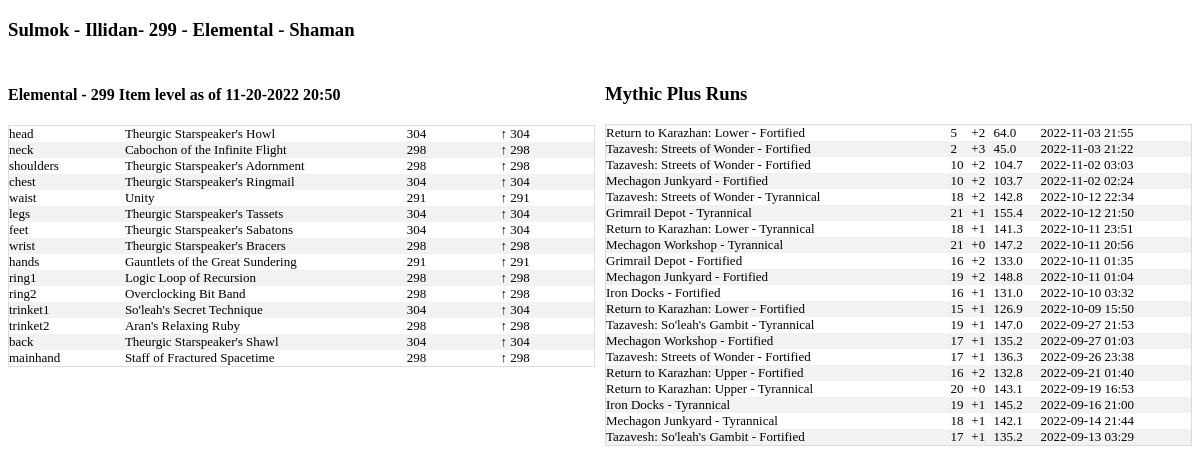
Screenshot of /us/Illidan/Sulmok with the database file from the repository.
### tables this page shows
CREATE TABLE character_gear_ext(
  name TEXT,
  realm TEXT,
  region TEXT,
  item_level TEXT,
  item_slot TEXT,
  item_name TEXT,
  derived_item_level REAL,
  last_crawled_at TEXT,
  equipped_item_level TEXT,
  class TEXT,
  unique_key,
  active_spec_name TEXT,
  active_spec_role TEXT,
  slot_item_level_change
);

CREATE TABLE all_mythic_plus_runs (
    name TEXT
    ,region TEXT
    ,realm TEXT
    ,dungeon TEXT
    ,short_name TEXT
    ,mythic_level int
    ,completed_at TEXT
    ,clear_time_ms INT
    ,num_keystone_upgrades INT
    ,map_challenge_mode_id INT
    ,zone_id INT
    ,score FLOAT
    ,affixes TEXT
    ,URL TEXT 
    ,unique_key TEXT UNIQUE
    ,tyr_or_fort TEXT
    , active_spec_name TEXT, active_spec_role TEXT, class TEXT);

### app.py (the view)
@app.route('/<region>/<realm>/<character_name>')
def character_name(region,realm,character_name):
    conn = create_connection()
    cursor = conn.cursor()
    distinct_crawl_dates = cursor.execute("""select distinct active_spec_role
                                        ,active_spec_name
                                        ,last_crawled_at as last_crawled_cleansed
                                        ,last_crawled_at
                                        ,equipped_item_level
                                        from character_gear_ext
                                        where name = '{}'
                                            and realm = '{}'
                                            and region = '{}'
                                        order by last_crawled_at desc
                                            """.format(character_name,realm,region)).fetchall()
    results = cursor.execute("""select *
                            from character_gear_ext
                            where name = '{}'
                                and realm = '{}'
                                and region = '{}'
                                """.format(character_name,realm,region))
    data = results.fetchall()
    all_mythic_plus_runs = cursor.execute("""select *
                                    ,strftime('%Y-%m-%d %H:%M',completed_at) as completed_at_cleansed
                                    from all_mythic_plus_runs
                                    where name = '{}'
                                        and realm = '{}'
                                        and region = '{}'
                                    order by completed_at desc
                                        """.format(character_name,realm,region)).fetchall()
    character = cursor.execute("""select *
                            ,last_crawled_at as last_crawled_cleansed
                            from character_gear_ext
                            where name = '{}'
                                and realm = '{}'
                                and region = '{}'
                            order by last_crawled_at desc
                                """.format(character_name,realm,region)).fetchone()
    return render_template('character.html',data=data,character=character,distinct_crawl_dates=distinct_crawl_dates,all_mythic_plus_runs=all_mythic_plus_runs)

### templates/character.html
<!doctype html>
<link rel="stylesheet" href="{{ url_for('static', filename='style.css') }}">
<html>
<h3>{{ character['name'] }} - {{ character['realm'] }}- {{ character['equipped_item_level'] }} - {{ character['active_spec_name'] }} - {{character['class']}}</h3>
<div class="row">
<div class ="column">
{% for date in distinct_crawl_dates %}
<h4>{{ date['active_spec_name'] }} - {{date['equipped_item_level']}} Item level as of {{date['last_crawled_cleansed'] }}</h4>
<table class="character">
{% for item in data %}
{% if item['last_crawled_at'] == date['last_crawled_at'] %}
<tr>
  <td width="5%">{{ item['item_slot'] }}</td>
  <td width="15%">{{ item['item_name'] }}</td>
  <td width="5%">{{ item['item_level'] }}</td>
{% if item['slot_item_level_change'] > 0 %}
  <td width="5%">&uarr; {{ item['slot_item_level_change']}}</td>
{% elif item['slot_item_level_change'] < 0 %}
  <td width="5%">&darr;{{ item['slot_item_level_change']}}</td>
{% else %}
  <td width="5%">&harr;</td>
{% endif %}
</tr>
{% endif %}
{% endfor %}
</table>
{% endfor %}
</div>
<div class="column">
<h3>Mythic Plus Runs</h3>
  <table class="character">
  {% for dungeon in all_mythic_plus_runs %}
  <tr>
    <td>{{ dungeon['dungeon'] }} - {{dungeon['tyr_or_fort']}}</td>
    <td>{{ dungeon['mythic_level'] }}</td>
    <td>+{{ dungeon['num_keystone_upgrades'] }}</td>
    <td>{{ dungeon['score'] }}</td>
    <td>{{ dungeon['completed_at_cleansed'] }}</td>
  </tr>
  {% endfor %}
</table>
</div>
</div>

### static/style.css (style rules this page uses)
table.character { border-collapse: collapse; border-spacing: 0; width: 100%; border: 1px solid #ddd; }
th, td { text-align: left; vertical-align:top; padding: 0px; font-size: 13px; }
tr:nth-child(even) { background-color: #f2f2f2; }
.row { display: flex; margin-left:-5px; margin-right:-5px; }
.column { flex: 50%; padding: 5px; }

### rows the page displays
character_gear_ext: name "Sulmok", realm "Illidan", equipped_item_level "299", active_spec_name "Elemental", class "Shaman", item_slot "head", item_name "Theurgic Starspeaker's Howl", item_level "304", slot_item_level_change "304"
character_gear_ext: item_slot "neck", item_name "Cabochon of the Infinite Flight", item_level "298", slot_item_level_change "298"
character_gear_ext: item_slot "shoulders", item_name "Theurgic Starspeaker's Adornment", item_level "298", slot_item_level_change "298"
character_gear_ext: item_slot "chest", item_name "Theurgic Starspeaker's Ringmail", item_level "304", slot_item_level_change "304"
character_gear_ext: item_slot "waist", item_name "Unity", item_level "291", slot_item_level_change "291"
character_gear_ext: item_slot "legs", item_name "Theurgic Starspeaker's Tassets", item_level "304", slot_item_level_change "304"
character_gear_ext: item_slot "feet", item_name "Theurgic Starspeaker's Sabatons", item_level "304", slot_item_level_change "304"
character_gear_ext: item_slot "wrist", item_name "Theurgic Starspeaker's Bracers", item_level "298", slot_item_level_change "298"
character_gear_ext: item_slot "hands", item_name "Gauntlets of the Great Sundering", item_level "291", slot_item_level_change "291"
character_gear_ext: item_slot "ring1", item_name "Logic Loop of Recursion", item_level "298", slot_item_level_change "298"
character_gear_ext: item_slot "ring2", item_name "Overclocking Bit Band", item_level "298", slot_item_level_change "298"
character_gear_ext: item_slot "trinket1", item_name "So'leah's Secret Technique", item_level "304", slot_item_level_change "304"
character_gear_ext: item_slot "trinket2", item_name "Aran's Relaxing Ruby", item_level "298", slot_item_level_change "298"
character_gear_ext: item_slot "back", item_name "Theurgic Starspeaker's Shawl", item_level "304", slot_item_level_change "304"
character_gear_ext: item_slot "mainhand", item_name "Staff of Fractured Spacetime", item_level "298", slot_item_level_change "298"
all_mythic_plus_runs: dungeon "Return to Karazhan: Lower", tyr_or_fort "Fortified", mythic_level "5", num_keystone_upgrades "2", score "64.0", completed_at_cleansed "2022-11-03 21:55"
all_mythic_plus_runs: dungeon "Tazavesh: Streets of Wonder", tyr_or_fort "Fortified", mythic_level "2", num_keystone_upgrades "3", score "45.0", completed_at_cleansed "2022-11-03 21:22"
all_mythic_plus_runs: dungeon "Tazavesh: Streets of Wonder", tyr_or_fort "Fortified", mythic_level "10", num_keystone_upgrades "2", score "104.7", completed_at_cleansed "2022-11-02 03:03"
all_mythic_plus_runs: dungeon "Mechagon Junkyard", tyr_or_fort "Fortified", mythic_level "10", num_keystone_upgrades "2", score "103.7", completed_at_cleansed "2022-11-02 02:24"
all_mythic_plus_runs: dungeon "Tazavesh: Streets of Wonder", tyr_or_fort "Tyrannical", mythic_level "18", num_keystone_upgrades "2", score "142.8", completed_at_cleansed "2022-10-12 22:34"
all_mythic_plus_runs: dungeon "Grimrail Depot", tyr_or_fort "Tyrannical", mythic_level "21", num_keystone_upgrades "1", score "155.4", completed_at_cleansed "2022-10-12 21:50"
all_mythic_plus_runs: dungeon "Return to Karazhan: Lower", tyr_or_fort "Tyrannical", mythic_level "18", num_keystone_upgrades "1", score "141.3", completed_at_cleansed "2022-10-11 23:51"
all_mythic_plus_runs: dungeon "Mechagon Workshop", tyr_or_fort "Tyrannical", mythic_level "21", num_keystone_upgrades "0", score "147.2", completed_at_cleansed "2022-10-11 20:56"
all_mythic_plus_runs: dungeon "Grimrail Depot", tyr_or_fort "Fortified", mythic_level "16", num_keystone_upgrades "2", score "133.0", completed_at_cleansed "2022-10-11 01:35"
all_mythic_plus_runs: dungeon "Mechagon Junkyard", tyr_or_fort "Fortified", mythic_level "19", num_keystone_upgrades "2", score "148.8", completed_at_cleansed "2022-10-11 01:04"
all_mythic_plus_runs: dungeon "Iron Docks", tyr_or_fort "Fortified", mythic_level "16", num_keystone_upgrades "1", score "131.0", completed_at_cleansed "2022-10-10 03:32"
all_mythic_plus_runs: dungeon "Return to Karazhan: Lower", tyr_or_fort "Fortified", mythic_level "15", num_keystone_upgrades "1", score "126.9", completed_at_cleansed "2022-10-09 15:50"
all_mythic_plus_runs: dungeon "Tazavesh: So'leah's Gambit", tyr_or_fort "Tyrannical", mythic_level "19", num_keystone_upgrades "1", score "147.0", completed_at_cleansed "2022-09-27 21:53"
all_mythic_plus_runs: dungeon "Mechagon Workshop", tyr_or_fort "Fortified", mythic_level "17", num_keystone_upgrades "1", score "135.2", completed_at_cleansed "2022-09-27 01:03"
all_mythic_plus_runs: dungeon "Tazavesh: Streets of Wonder", tyr_or_fort "Fortified", mythic_level "17", num_keystone_upgrades "1", score "136.3", completed_at_cleansed "2022-09-26 23:38"
all_mythic_plus_runs: dungeon "Return to Karazhan: Upper", tyr_or_fort "Fortified", mythic_level "16", num_keystone_upgrades "2", score "132.8", completed_at_cleansed "2022-09-21 01:40"
all_mythic_plus_runs: dungeon "Return to Karazhan: Upper", tyr_or_fort "Tyrannical", mythic_level "20", num_keystone_upgrades "0", score "143.1", completed_at_cleansed "2022-09-19 16:53"
all_mythic_plus_runs: dungeon "Iron Docks", tyr_or_fort "Tyrannical", mythic_level "19", num_keystone_upgrades "1", score "145.2", completed_at_cleansed "2022-09-16 21:00"
all_mythic_plus_runs: dungeon "Mechagon Junkyard", tyr_or_fort "Tyrannical", mythic_level "18", num_keystone_upgrades "1", score "142.1", completed_at_cleansed "2022-09-14 21:44"
all_mythic_plus_runs: dungeon "Tazavesh: So'leah's Gambit", tyr_or_fort "Fortified", mythic_level "17", num_keystone_upgrades "1", score "135.2", completed_at_cleansed "2022-09-13 03:29"

### other values shown
{{ date['active_spec_name'] }} "Elemental"
{{ date['equipped_item_level'] }} "299"
{{ date['last_crawled_cleansed'] }} "11-20-2022 20:50"
